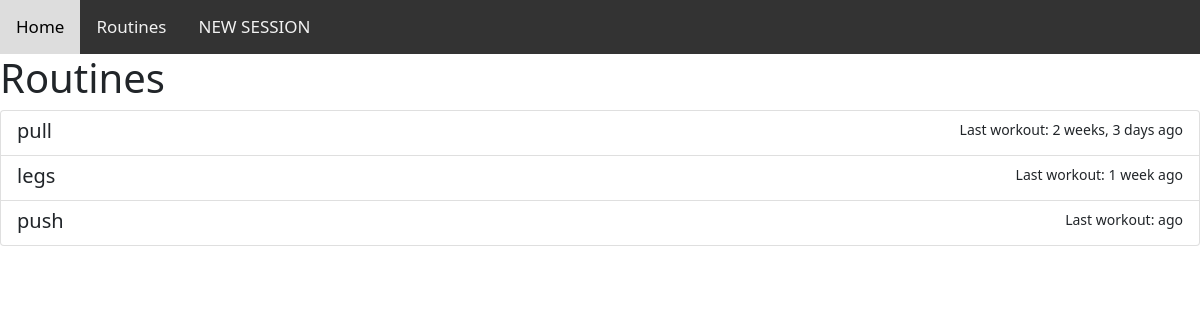
The app's page /sessions/all_routines/ (signed in), older data.
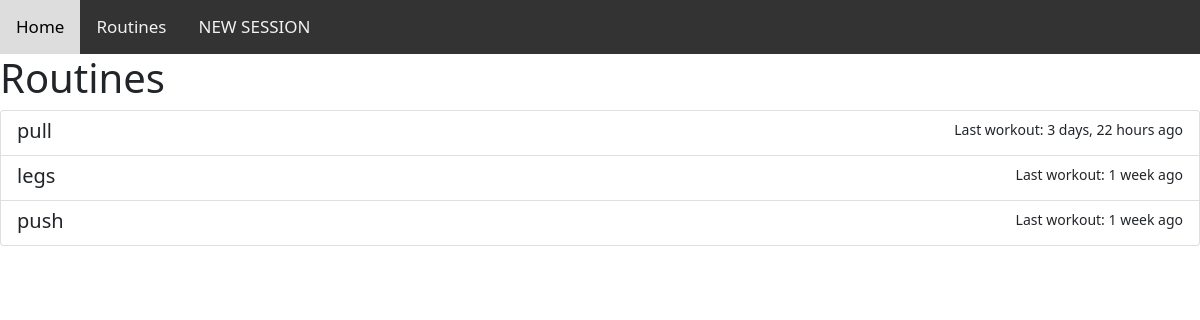
The same page, newer data.
### sessions/models.py (models this page shows, shortened)
class Routine(models.Model):
    name = models.CharField(
        max_length=200,
        validators=[MinLengthValidator(2, "Name must be greater than 2 characters")]
    )
    exercises = models.ManyToManyField(Exercise)
    last_workout = models.DateTimeField(null=True)
    created_at = models.DateTimeField(auto_now_add=True)
    updated_at = models.DateTimeField(auto_now=True)

### sessions/views.py (the view)
# urls.py: path('all_routines/', RoutineList.as_view(), name='routine_list'),
class RoutineList(LoginRequiredMixin, ListView):
    model = Routine

### sessions/templates/sesh/routine_list.html (shortened to what this page needs)
{% extends "layout.html" %}
{% block content %}
<h1>Routines</h1>
<div class="list-group">
    {% for routine in object_list %}
            <a href="{% url 'sessions:routine_detail' routine.id  %}" class="list-group-item list-group-item-action flex-column align-items-start">
                <div class="d-flex w-100 justify-content-between">
                    <h5 class="mb-1">{{ routine.name }}</h5>
                    <small>Last workout: {{ routine.last_workout|timesince }} ago </small>
                </div>
            </a>
    {% empty %}
        No routines yet.
    {% endfor %}
</div>
{% endblock content %}

Row changes from the older to the newer data that the page shows:
changed Routine "pull": last_workout "2 weeks, 3 days" → "3 days, 22 hours"
changed Routine "push": last_workout (not shown) → "1 week"
